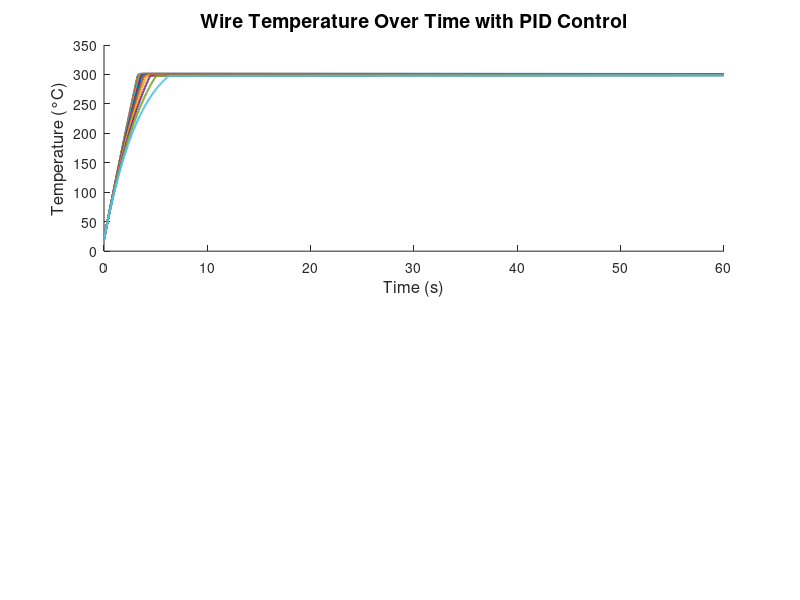

Write MATLAB code to recreate this figure. (Note: this script raises an error after producing the figure.)
% Based off a video from James D. Whiteside https://www.youtube.com/watch?v=QNS0LrlRHbs
% Code by Oliver Bell
% 05/09/2024
clc;
clear;

fig = figure(1);  % Use figure identifier '1'
set(fig, 'Position', [100, 100, 800, 600]);  % Set figure position and size
clf;

% ------ User Parameters Editing Start ------
Tend_Temperature_Target = 300; % C
Tamb_Temperature = 20; % C
T0_Temperature = Tamb_Temperature;
Distance = 1; % m
V_Supply = 19.5; % V
air_velocity = 0.01; % m/s

% PID Constants
Kp = Distance/10;
Ki = Distance/1000;
Kd = Distance/1000;

% Simulation Control
Simulation_Duration = 60; % s
Simulation_Resolution_Per_Seconds = 1000;
PWM_Frequency = 100; % Hz
% ------ User Parameters Editing Stops ------

Simulation_Step_Size = Simulation_Duration / Simulation_Resolution_Per_Seconds;

% Nichrome constants 
NiCr_Resistvity = 1.10E-06;
NiCr_Density = 8400; % kg/m^3
Cp_NiCr_Specific_Heat_Capacity = 460; % J/(kg*C)

% Constants for radiation
sigma = 5.67e-8; % Stefan-Boltzmann constant
emissivity = 0.8; % Approximate emissivity for nichrome

% Air properties at 20°C
rho = 1.204;      % Density (kg/m^3)
mu = 1.825e-5;    % Dynamic viscosity (kg/(m·s))
k = 0.0257;       % Thermal conductivity (W/(m·K))
Pr = 0.713;       % Prandtl number

% Different gauges to simulate
gauges = 18:30;

% Initialize arrays to store results
num_steps = Simulation_Duration / Simulation_Step_Size;
T_all = zeros(length(gauges), num_steps);
PWM_all = zeros(length(gauges), num_steps);

% Loop through each gauge
for g = 1:length(gauges)
    Gauge = gauges(g);

    % Intrinsic values of the wire
    d_diameter = (0.127 * 92^((36 - Gauge) / 39))/1000;  % m
    A_Cross_Section = pi * (d_diameter/2)^2; % m^2
    A_Surface_Area = Distance * d_diameter * pi; % m^2
    V_Volume = A_Cross_Section * Distance; % m^3
    M_Mass = V_Volume * NiCr_Density; % kg

    % Electrical Properties
    R_Resistance_Per_Meter = NiCr_Resistvity / A_Cross_Section;  % Ω/m
    R_Resistance_Total = R_Resistance_Per_Meter * Distance;
    I_Current = V_Supply / R_Resistance_Total;
    P_Max_Power = V_Supply * I_Current;

    % Calculate convective heat transfer coefficient
    D = d_diameter;
    
    % Calculate Reynolds number
    Re = (rho * air_velocity * D) / mu;
    
    % Calculate Nusselt number using Churchill and Bernstein correlation
    Nu = 0.3 + ((0.62 * Re^0.5 * Pr^(1/3)) / (1 + (0.4/Pr)^(2/3))^0.25) * ...
         (1 + (Re/282000)^(5/8))^(4/5);
    
    % Calculate convective heat transfer coefficient
    h = (Nu * k) / D;

    % Initialize variables for PID control
    error = 0;
    previous_error = 0;
    integral = 0;
    derivative = 0;
    duty_cycle = 0; % Initial duty cycle

    % Initialize temperature and PWM arrays
    T = zeros(1, num_steps);
    PWM = zeros(1, num_steps);
    T(1) = T0_Temperature;

    % Simulation loop
    for i = 2:num_steps
        % Calculate PID control
        error = Tend_Temperature_Target - T(i-1);
        integral = integral + error * Simulation_Step_Size;
        derivative = (error - previous_error) / Simulation_Step_Size;
        control_output = Kp * error + Ki * integral + Kd * derivative;

        % Constrain the control output to be between 0 and 1 (represents duty cycle)
        duty_cycle = min(max(control_output, 0), 1);
        PWM(i) = duty_cycle; % Store PWM signal for plotting

        % Calculate the effective power input using the duty cycle
        P_Power = P_Max_Power * duty_cycle^2;

        % Energy in
        J_Energy_In = P_Power * Simulation_Step_Size;

        % Energy out - Convection
        J_Energy_Convection = h * A_Surface_Area * (T(i-1) - Tamb_Temperature) * Simulation_Step_Size;

        % Energy out - Radiation
        J_Energy_Radiation = emissivity * A_Surface_Area * sigma * ...
            ((T(i-1) + 273.15)^4 - (Tamb_Temperature + 273.15)^4) * Simulation_Step_Size;

        % Net energy
        J_Energy_Net = J_Energy_In - J_Energy_Convection - J_Energy_Radiation;

        % Temperature change
        delta_T = J_Energy_Net / (M_Mass * Cp_NiCr_Specific_Heat_Capacity);

        % New temperature
        T(i) = T(i-1) + delta_T;

        % Update previous error
        previous_error = error;
    end

    % Store results for the current gauge
    T_all(g, :) = T;
    PWM_all(g, :) = PWM;

    % Display final temperature for this gauge
    fprintf('Final wire temperature for Gauge %d: %.2f °C\n', Gauge, T(end));
end

% Time array for plotting
time = 0:Simulation_Step_Size:Simulation_Duration-Simulation_Step_Size;

% Plotting all temperature curves on the same graph
figure(1);  % Use figure identifier '1'

% Plot Temperature Over Time
subplot(2,1,1);
hold on;
for g = 1:length(gauges)
    plot(time, T_all(g, :), 'LineWidth', 1.5);
end
hold off;
xlabel('Time (s)', 'FontSize', 12);
ylabel('Temperature (°C)', 'FontSize', 12);
title('Wire Temperature Over Time with PID Control', 'FontSize', 14);
yline(Tend_Temperature_Target, '--r', 'Target Temperature'); % Add horizontal line at the target setpoint
grid on;
legend(arrayfun(@(x) sprintf('Gauge %d', x), gauges, 'UniformOutput', false), 'Location', 'southeast');

% Plot PWM Over Time
subplot(2,1,2);
hold on;
for g = 1:length(gauges)
    plot(time, PWM_all(g, :), 'LineWidth', 1.5);
end
hold off;
xlabel('Time (s)', 'FontSize', 12);
ylabel('PWM Duty Cycle', 'FontSize', 12);
title('PWM Signal Over Time for Different Gauges', 'FontSize', 14);
grid on;
legend(arrayfun(@(x) sprintf('Gauge %d', x), gauges, 'UniformOutput', false), 'Location', 'northeast');

% Adjust the layout
sgtitle('Nichrome Wire Heating Simulation for Different Gauges', 'FontSize', 16);
set(gcf, 'Color', 'w');  % Set background color to white